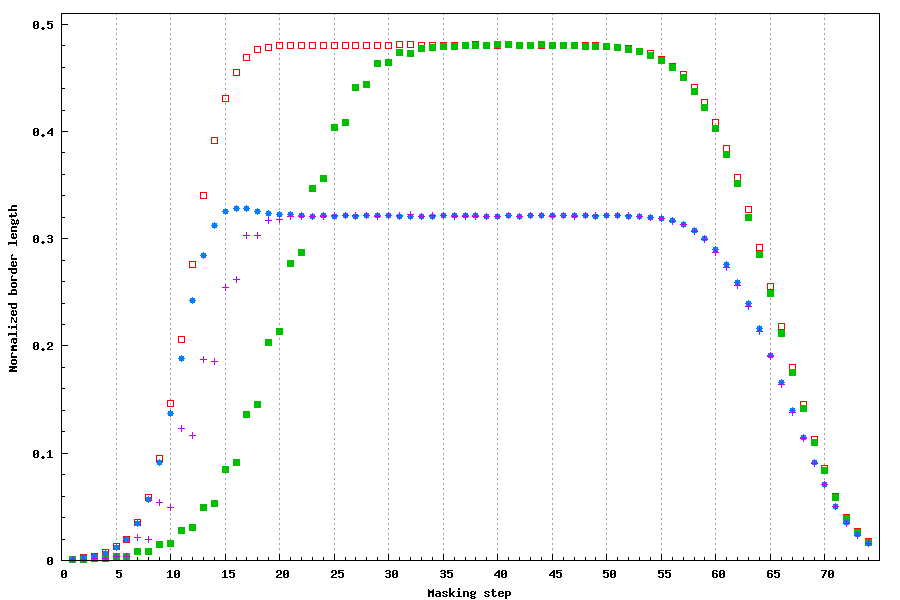

This figure's gnuplot source:
set terminal postscript eps enhanced mono "Times" 18
set output "bl.eps"
set size 1.22,.9

#set terminal png size 900,600
#set output "bl.png"

set xtics nomirror 0,5,74
set ytics nomirror
set mxtics 5
set mytics

set grid xtics

# set key Left reverse samplen 0 spacing 1.5 width -6 height 1 box
set key off

# set title "Normalized border length" font "Times,20"

set xlabel "Masking step"
set ylabel "Normalized border length"

plot [0:75] [-0.01:0.51] \
	"SRA-1000x1000-1000000-25-01_1DPART-1-SEQPLACER-KEEP_leftmost.blm" using 1:4 with points pt 2 notitle, \
	"SRA-1000x1000-1000000-25-01_2DPART-1-SEQPLACER-KEEP_leftmost.blm" using 1:4 with points pt 4 notitle, \
	"SRA-1000x1000-1000000-25-01_1DPART-1-GREEDYPLACER-BL-1K-0-KEEP_leftmost.blm" using 1:4 with points pt 1 notitle, \
	"SRA-1000x1000-1000000-25-01_2DPART-50-GREEDYPLACER-BL-3K-0-KEEP_leftmost.blm" using 1:4 with points pt 6 notitle
